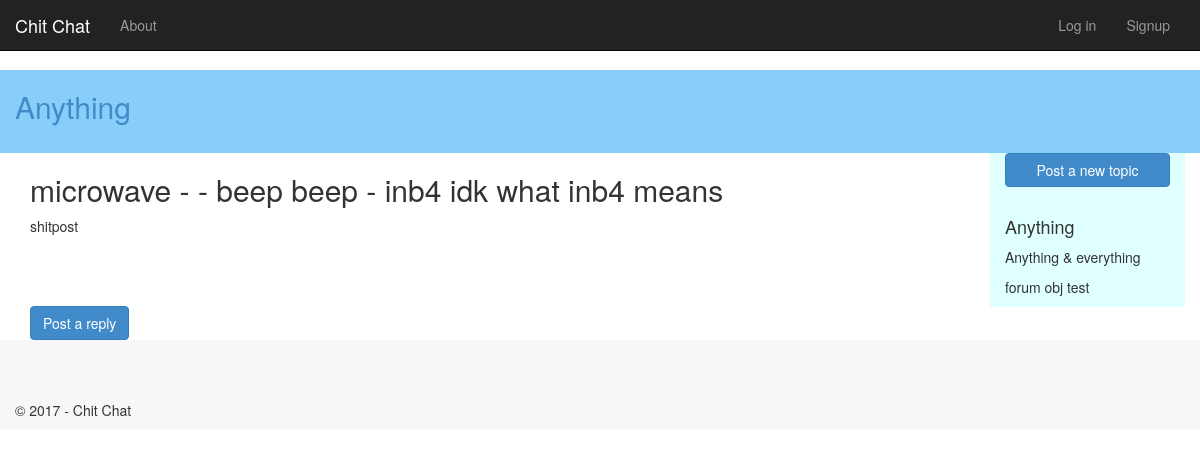
Page /13/ on the earlier database version.
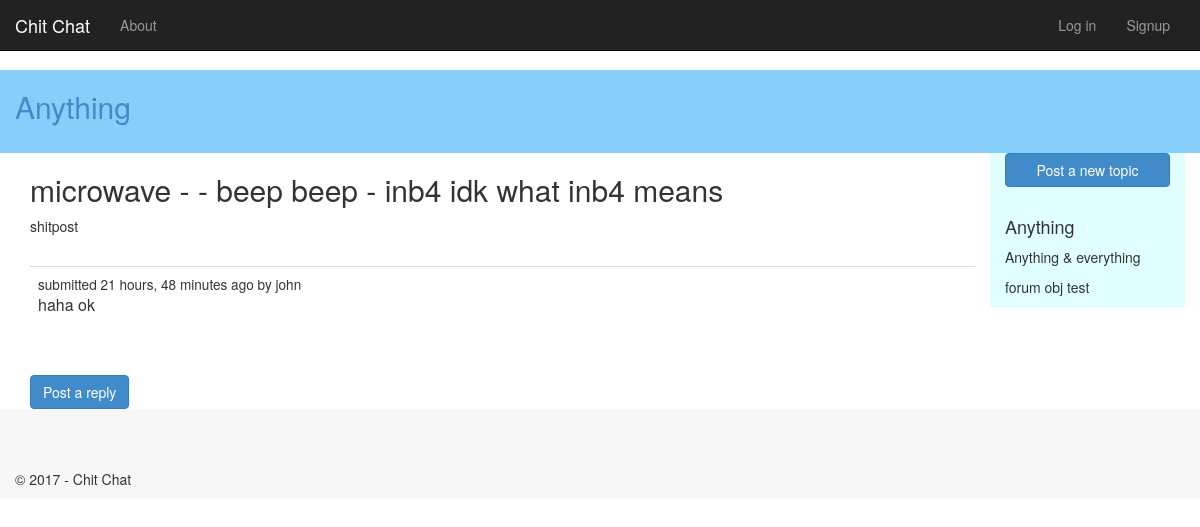
Same page on the later database version.
### forum/models.py (models this page shows, shortened)
class Post(models.Model):
    created = models.DateTimeField(auto_now_add=True)
    creator = models.ForeignKey(User, blank=True, null=True)
    updated = models.DateTimeField(auto_now=True)
    topic = models.ForeignKey(Topic)
    body = models.TextField(max_length=10000)
    user_ip = models.GenericIPAddressField(blank=True, null=True)
    def short(self):
        return u"%s\n%s" % (self.creator, self.created.strftime("%b %d, %I:%M %p"))
    short.allow_tags = True

### forum/views.py (the view)
class TopicDetailView(DetailView):
    model = Topic
    def get_queryset(self):
        return Topic.objects.order_by("-created")
    def get_context_data(self, **kwargs):
        context = super(TopicDetailView, self).get_context_data(**kwargs)
        context['title'] = 'Topic -- this is not being used'
        context['year'] = datetime.now().year
        return context

### forum/templates/forum/topic-details.html (shortened to what this page needs)
{% extends "app/layout.html" %}
{% block content %}
<div class="container" id="header-bottom">
    <h2><a href="{% url 'forum:forum-detail' slug=topic.forum.slug %}">{{topic.forum.slug}}</a></h2>
    <br />
</div>
<div class="container">
    <div class="col-xs-12 col-sm-10">
        <h2>{{ topic.title }}</h2>
        <p>{{ topic.description }}</p>
        <br />
        <table class="table table-hover">
            <tbody>
                {% for post in topic.post_set.all %}
                <tr>
                    <td>
                        <small>submitted {{ post.created|timesince }} ago by {{ post.creator.get_username }}</small>
                        <p>{{ post.body }}</p>
                    </td>
                </tr>
                {% endfor %}
            </tbody>
        </table>
        <br />
        <a href="{% url 'forum:reply' topic.id %}" class="btn btn-primary" role="button">Post a reply</a>
    </div>
    <div class="col-xs-12 col-sm-2" id="sidebar-main">
        <a href="{% url 'forum:new-topic' topic.forum.slug %}" class="btn btn-primary btn-block" role="button">Post a new topic</a>
        <br />
        <h4>{{topic.forum.slug}}</h4>
        <p>{{topic.forum.description}}</p>
        <p>forum obj test {{forum.slug}}</p>
    </div>
</div>
    {% endblock %}

Differences in the rows shown:
added Post: created "21 hours, 48 minutes", creator.get_username "john", body "haha ok"
